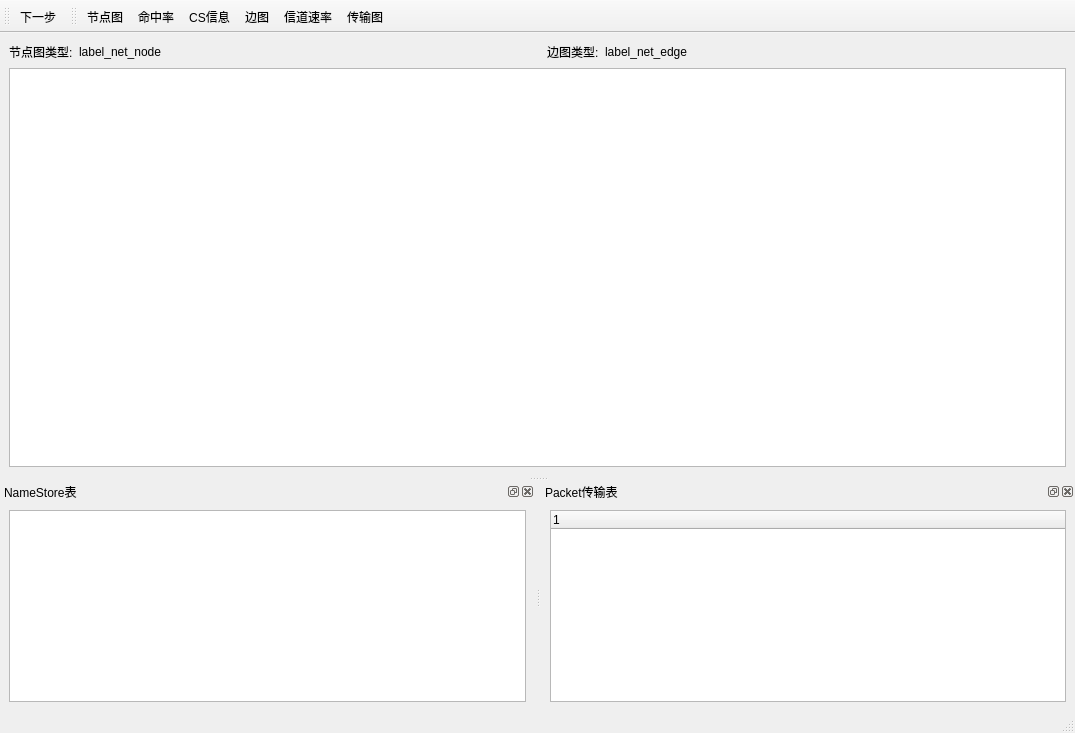
<?xml version="1.0" encoding="UTF-8"?>
<ui version="4.0">
 <class>main_window</class>
 <widget class="QMainWindow" name="main_window">
  <property name="geometry">
   <rect>
    <x>0</x>
    <y>0</y>
    <width>1075</width>
    <height>733</height>
   </rect>
  </property>
  <property name="windowTitle">
   <string>LICNsim</string>
  </property>
  <widget class="QWidget" name="central_widget">
   <layout class="QGridLayout" name="gridLayout">
    <item row="0" column="0">
     <widget class="QLabel" name="label">
      <property name="text">
       <string>节点图类型:</string>
      </property>
     </widget>
    </item>
    <item row="0" column="1">
     <widget class="QLabel" name="label_net_node">
      <property name="text">
       <string>label_net_node</string>
      </property>
     </widget>
    </item>
    <item row="0" column="2">
     <spacer name="horizontalSpacer_2">
      <property name="orientation">
       <enum>Qt::Horizontal</enum>
      </property>
      <property name="sizeHint" stdset="0">
       <size>
        <width>367</width>
        <height>20</height>
       </size>
      </property>
     </spacer>
    </item>
    <item row="0" column="3">
     <widget class="QLabel" name="label_2">
      <property name="text">
       <string>边图类型:</string>
      </property>
     </widget>
    </item>
    <item row="0" column="4">
     <widget class="QLabel" name="label_net_edge">
      <property name="text">
       <string>label_net_edge</string>
      </property>
     </widget>
    </item>
    <item row="0" column="5">
     <spacer name="horizontalSpacer">
      <property name="orientation">
       <enum>Qt::Horizontal</enum>
      </property>
      <property name="sizeHint" stdset="0">
       <size>
        <width>40</width>
        <height>20</height>
       </size>
      </property>
     </spacer>
    </item>
    <item row="1" column="0" colspan="6">
     <widget class="NetView" name="view_net">
      <property name="accessibleName">
       <string/>
      </property>
     </widget>
    </item>
   </layout>
  </widget>
  <widget class="QStatusBar" name="statusbar"/>
  <widget class="QToolBar" name="toolbar_play">
   <property name="windowTitle">
    <string>播放工具栏</string>
   </property>
   <attribute name="toolBarArea">
    <enum>TopToolBarArea</enum>
   </attribute>
   <attribute name="toolBarBreak">
    <bool>false</bool>
   </attribute>
   <addaction name="action_step"/>
  </widget>
  <widget class="QDockWidget" name="dock_name_store">
   <property name="windowTitle">
    <string>NameStore表</string>
   </property>
   <attribute name="dockWidgetArea">
    <number>8</number>
   </attribute>
   <widget class="QWidget" name="dockWidgetContents_2">
    <layout class="QGridLayout" name="gridLayout_3">
     <item row="0" column="0">
      <widget class="CSTableWidget" name="table_contents"/>
     </item>
    </layout>
   </widget>
  </widget>
  <widget class="QToolBar" name="toolbar_view">
   <property name="windowTitle">
    <string>显示工具栏</string>
   </property>
   <attribute name="toolBarArea">
    <enum>TopToolBarArea</enum>
   </attribute>
   <attribute name="toolBarBreak">
    <bool>false</bool>
   </attribute>
   <addaction name="action_node"/>
   <addaction name="action_hits"/>
   <addaction name="action_stores"/>
   <addaction name="action_edge"/>
   <addaction name="action_rate"/>
   <addaction name="action_transfer"/>
  </widget>
  <widget class="QDockWidget" name="dock_packet_head">
   <property name="windowTitle">
    <string>Packet传输表</string>
   </property>
   <attribute name="dockWidgetArea">
    <number>8</number>
   </attribute>
   <widget class="QWidget" name="dockWidgetContents">
    <layout class="QGridLayout" name="gridLayout_2">
     <item row="0" column="0">
      <widget class="PacketHeadTreeWidget" name="tree_packet_head">
       <column>
        <property name="text">
         <string notr="true">1</string>
        </property>
       </column>
      </widget>
     </item>
    </layout>
   </widget>
  </widget>
  <action name="action_step">
   <property name="icon">
    <iconset resource="../../res.qrc">
     <normaloff>:/icon/visualizer/images/step.png</normaloff>:/icon/visualizer/images/step.png</iconset>
   </property>
   <property name="text">
    <string>下一步</string>
   </property>
  </action>
  <action name="action_node">
   <property name="icon">
    <iconset resource="../../res.qrc">
     <normaloff>:/icon/visualizer/images/node.png</normaloff>:/icon/visualizer/images/node.png</iconset>
   </property>
   <property name="text">
    <string>节点图</string>
   </property>
  </action>
  <action name="action_rate">
   <property name="icon">
    <iconset resource="../../res.qrc">
     <normaloff>:/icon/visualizer/images/bytes.png</normaloff>:/icon/visualizer/images/bytes.png</iconset>
   </property>
   <property name="text">
    <string>信道速率</string>
   </property>
   <property name="toolTip">
    <string>信道速率</string>
   </property>
  </action>
  <action name="action_stores">
   <property name="icon">
    <iconset resource="../../res.qrc">
     <normaloff>:/icon/visualizer/images/store.png</normaloff>:/icon/visualizer/images/store.png</iconset>
   </property>
   <property name="text">
    <string>CS信息</string>
   </property>
  </action>
  <action name="action_hits">
   <property name="icon">
    <iconset resource="../../res.qrc">
     <normaloff>:/icon/visualizer/images/hit.png</normaloff>:/icon/visualizer/images/hit.png</iconset>
   </property>
   <property name="text">
    <string>命中率</string>
   </property>
  </action>
  <action name="action_transfer">
   <property name="icon">
    <iconset resource="../../res.qrc">
     <normaloff>:/icon/visualizer/images/transfer.png</normaloff>:/icon/visualizer/images/transfer.png</iconset>
   </property>
   <property name="text">
    <string>传输图</string>
   </property>
   <property name="toolTip">
    <string>Transfer</string>
   </property>
  </action>
  <action name="action_edge">
   <property name="icon">
    <iconset resource="../../res.qrc">
     <normaloff>:/icon/visualizer/images/edge.png</normaloff>:/icon/visualizer/images/edge.png</iconset>
   </property>
   <property name="text">
    <string>边图</string>
   </property>
  </action>
 </widget>
 <customwidgets>
  <customwidget>
   <class>CSTableWidget</class>
   <extends>QTableWidget</extends>
   <header>visualizer</header>
   <slots>
    <slot>playStep()</slot>
   </slots>
  </customwidget>
  <customwidget>
   <class>NetView</class>
   <extends>QGraphicsView</extends>
   <header>visualizer</header>
   <slots>
    <signal>setLabelText(QString)</signal>
    <slot>viewStores()</slot>
    <slot>viewHits()</slot>
    <slot>viewEdgeBytes(bool)</slot>
   </slots>
  </customwidget>
  <customwidget>
   <class>PacketHeadTreeWidget</class>
   <extends>QTreeWidget</extends>
   <header>visualizer</header>
  </customwidget>
 </customwidgets>
 <resources>
  <include location="../../res.qrc"/>
 </resources>
 <connections>
  <connection>
   <sender>action_step</sender>
   <signal>triggered()</signal>
   <receiver>main_window</receiver>
   <slot>playSteps()</slot>
   <hints>
    <hint type="sourcelabel">
     <x>-1</x>
     <y>-1</y>
    </hint>
    <hint type="destinationlabel">
     <x>537</x>
     <y>366</y>
    </hint>
   </hints>
  </connection>
  <connection>
   <sender>action_stores</sender>
   <signal>triggered()</signal>
   <receiver>main_window</receiver>
   <slot>viewName()</slot>
   <hints>
    <hint type="sourcelabel">
     <x>-1</x>
     <y>-1</y>
    </hint>
    <hint type="destinationlabel">
     <x>537</x>
     <y>366</y>
    </hint>
   </hints>
  </connection>
  <connection>
   <sender>action_hits</sender>
   <signal>triggered()</signal>
   <receiver>main_window</receiver>
   <slot>viewHits()</slot>
   <hints>
    <hint type="sourcelabel">
     <x>-1</x>
     <y>-1</y>
    </hint>
    <hint type="destinationlabel">
     <x>537</x>
     <y>366</y>
    </hint>
   </hints>
  </connection>
  <connection>
   <sender>action_rate</sender>
   <signal>triggered()</signal>
   <receiver>main_window</receiver>
   <slot>viewRate()</slot>
   <hints>
    <hint type="sourcelabel">
     <x>-1</x>
     <y>-1</y>
    </hint>
    <hint type="destinationlabel">
     <x>537</x>
     <y>366</y>
    </hint>
   </hints>
  </connection>
  <connection>
   <sender>action_transfer</sender>
   <signal>triggered()</signal>
   <receiver>main_window</receiver>
   <slot>viewTransfer()</slot>
   <hints>
    <hint type="sourcelabel">
     <x>-1</x>
     <y>-1</y>
    </hint>
    <hint type="destinationlabel">
     <x>537</x>
     <y>366</y>
    </hint>
   </hints>
  </connection>
  <connection>
   <sender>action_edge</sender>
   <signal>triggered()</signal>
   <receiver>main_window</receiver>
   <slot>viewEdges()</slot>
   <hints>
    <hint type="sourcelabel">
     <x>-1</x>
     <y>-1</y>
    </hint>
    <hint type="destinationlabel">
     <x>537</x>
     <y>366</y>
    </hint>
   </hints>
  </connection>
  <connection>
   <sender>action_node</sender>
   <signal>triggered()</signal>
   <receiver>main_window</receiver>
   <slot>viewNodes()</slot>
   <hints>
    <hint type="sourcelabel">
     <x>-1</x>
     <y>-1</y>
    </hint>
    <hint type="destinationlabel">
     <x>537</x>
     <y>366</y>
    </hint>
   </hints>
  </connection>
 </connections>
 <slots>
  <slot>playSteps()</slot>
  <slot>viewName()</slot>
  <slot>viewHits()</slot>
  <slot>viewTransfer()</slot>
  <slot>viewRate()</slot>
  <slot>viewNodes()</slot>
  <slot>viewEdges()</slot>
 </slots>
</ui>
